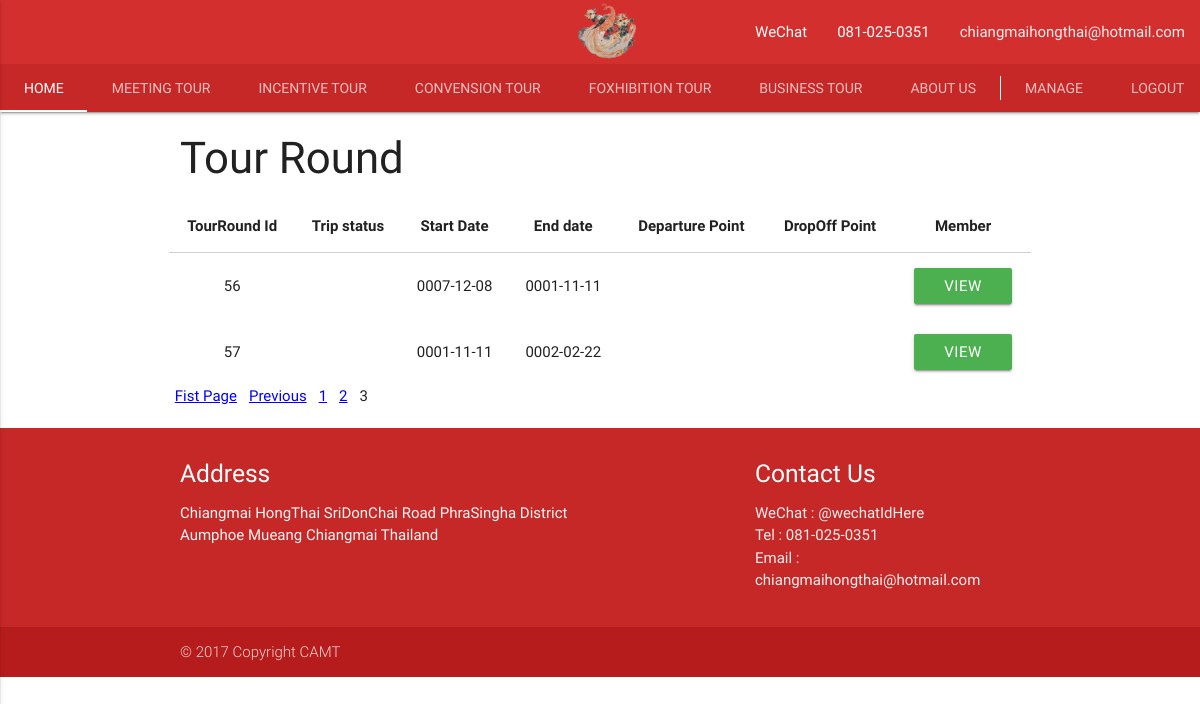
/ChineseTour_NewTheme copy/show_tour_round.php?tourId=1&page=3 (signed in), run on the app's committed database.
### tables this page shows
CREATE TABLE `tour_round` (
  `tour_round_id` int(11) NOT NULL,
  `tour_id` int(11) NOT NULL,
  `trip_status` varchar(50) NOT NULL,
  `start_date_time` date NOT NULL,
  `end_date_time` date NOT NULL,
  `departure_point` varchar(50) NOT NULL,
  `drop_off_point` varchar(50) NOT NULL
);

### ChineseTour_NewTheme copy/show_tour_round.php (the view, shortened to what this page needs)
<?php
include "lib/pagination.php";
?>
 <!DOCTYPE html>
   <html>
 <?php
       include 'component/header.php';
 ?>
 <body>
  <div class="container">
    <div class="row">
      <div class="col s12">
        <h3>Tour Round</h3>
      </div>
               <?php
               if(isset($_SESSION['login_id'])){
               if($_GET['tourId'] != ""){
                   $tourId = $_GET['tourId'];
                   $sql= "SELECT * FROM tour_round tr WHERE tr.tour_id = $tourId";
                  $result = page_query($GLOBALS['conn'],$sql,2);
                   echo "<table style='overflow-x:auto;' class='responsive-table table table-striped highlight centered'>";
                   echo "<thead>";
                   echo "<tr align='center'><th>TourRound Id</th><th>Trip status</th><th>Start Date</th><th>End date</th><th>Departure Point</th><th>DropOff Point</th><th>Member</th>";
                   echo "</tr>";
                   echo "</thead>";
                   while($show = mysqli_fetch_array($result)) {
                     $tour_round_id = $show['tour_round_id'];
                     echo "<tr>";
                     echo "<td align ='center'>" .$show['tour_round_id'] .  "</td> ";
                     echo "<td align ='center'>" .$show['trip_status'] .  "</td> ";
                     echo "<td align ='center'>" .$show['start_date_time'] .  "</td> ";
                     echo "<td align ='center'>" .$show['end_date_time'] .  "</td> ";
                     echo "<td align ='center'>" .$show['departure_point'] .  "</td> ";
                     echo "<td align ='center'>" .$show['drop_off_point'] .  "</td> ";
                     echo "<td align ='center'><a href='tour_round_member.php?tour_round_id=$tour_round_id'><button class='waves-effect waves-light btn green' type='button' value='View'>View</button></a></td>";
                     echo "</tr>";
                   }
                   echo "</table>";
               }
               }
               ?>
  </div>
</div>
    <?php
    include 'component/footer.php';
    ?>
</body>
</html>

### data on the page
tour_round: tour_round_id "56", start_date_time "0007-12-08", end_date_time "0001-11-11"
tour_round: tour_round_id "57", start_date_time "0001-11-11", end_date_time "0002-02-22"

### other printed values
$t "Fist Page Previous 1 2"
$t "3"
